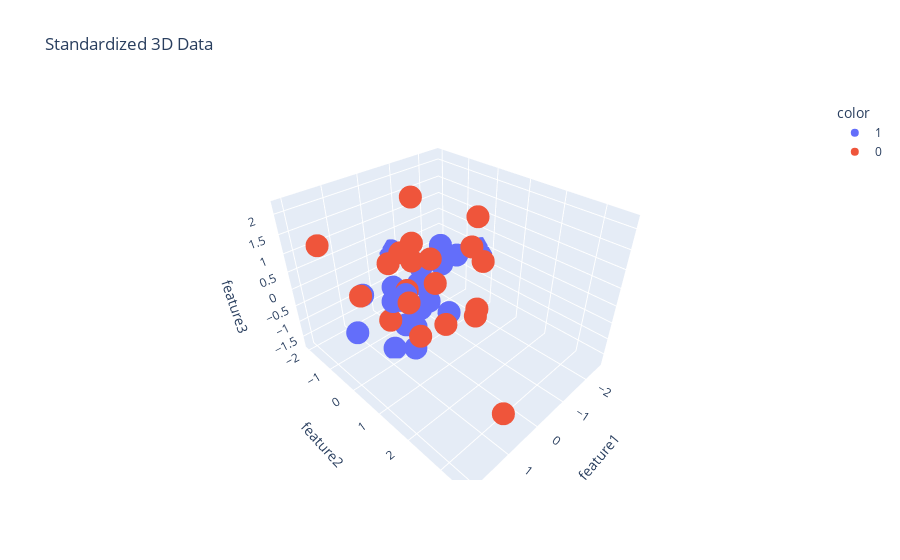

The notebook cell saved with this chart:
### Code cell
# Apply StandardScaler (built-in)
scaler = StandardScaler() # default stratigy = mean
df[['feature1', 'feature2', 'feature3']] = scaler.fit_transform(df[['feature1', 'feature2', 'feature3']])

# Check new mean and variance
print("Mean after scaling:", df[['feature1', 'feature2', 'feature3']].mean().values)
print("Variance after scaling:", df[['feature1', 'feature2', 'feature3']].var().values)

# Plot standardized data in 3D
fig = px.scatter_3d(df, x='feature1', y='feature2', z='feature3', 
                     color=df['target'].astype(str),
                     title="Standardized 3D Data")
fig.show()

### Figure 1 — Plotly figure (JSON) as saved in the notebook; plotly's stock layout.template omitted (floating-point values rounded to 4 significant figures)
{"data": [{"hovertemplate": "color=1<br>feature1=%{x}<br>feature2=%{y}<br>feature3=%{z}<extra></extra>", "legendgroup": "1", "marker": {"color": "#636efa", "symbol": "circle"}, "mode": "markers", "name": "1", "scene": "scene", "showlegend": true, "type": "scatter3d", "x": [-0.6694, -0.1685, 0.8585, 1.171, -0.01146, -0.09748, 0.535, 0.4504, -0.4191, -0.7474, 0.204, -1.263, 1.342, -0.7008, -0.213, -0.3991, -1.987, -2.571, 0.729, -1.247], "y": [-1.998, -1.349, -0.002939, -0.7715, -0.04693, -0.3822, 0.07385, 0.2299, 0.5537, -0.9667, -0.4152, -0.01819, -0.9627, -1.526, 0.04901, -0.427, -1.336, -0.2996, -0.2741, -0.5939], "z": [-0.04268, -0.7067, 0.0538, 0.002171, -0.6496, -1.504, 0.127, -1.511, -0.6696, -0.6934, -1.27, 0.4054, -1.184, -1.749, -0.4713, 0.2358, -0.7643, -0.05404, -1.662, 0.4613]}, {"hovertemplate": "color=0<br>feature1=%{x}<br>feature2=%{y}<br>feature3=%{z}<extra></extra>", "legendgroup": "0", "marker": {"color": "#EF553B", "symbol": "circle"}, "mode": "markers", "name": "0", "scene": "scene", "showlegend": true, "type": "scatter3d", "x": [0.5042, 1.087, 2.09, -1.012, 0.8783, -0.2004, 0.7146, -1.595, 0.2756, -1.278, 0.8671, 0.2608, 0.6999, -0.2245, -0.04273, -0.125, 0.4069, 1.38, 1.566, -1.048], "y": [0.9326, 3.557, -0.7576, 0.955, 0.6099, -0.4509, -0.2619, 0.1966, 2.035, 0.6401, 0.9358, 0.05408, -0.3895, -1.011, 0.8235, 0.3877, -0.0237, 1.394, -0.2199, 1.055], "z": [1.459, -0.6577, 1.731, -0.662, 0.3496, 2.183, 0.9107, 0.5941, 0.4423, 1.701, -0.4264, 1.386, -0.8169, 0.4913, -0.6776, 0.2769, 0.1348, 1.991, 0.461, 0.7745]}], "layout": {"legend": {"title": {"text": "color"}, "tracegroupgap": 0}, "scene": {"domain": {"x": [0, 1], "y": [0, 1]}, "xaxis": {"title": {"text": "feature1"}}, "yaxis": {"title": {"text": "feature2"}}, "zaxis": {"title": {"text": "feature3"}}}, "title": {"text": "Standardized 3D Data"}}}
